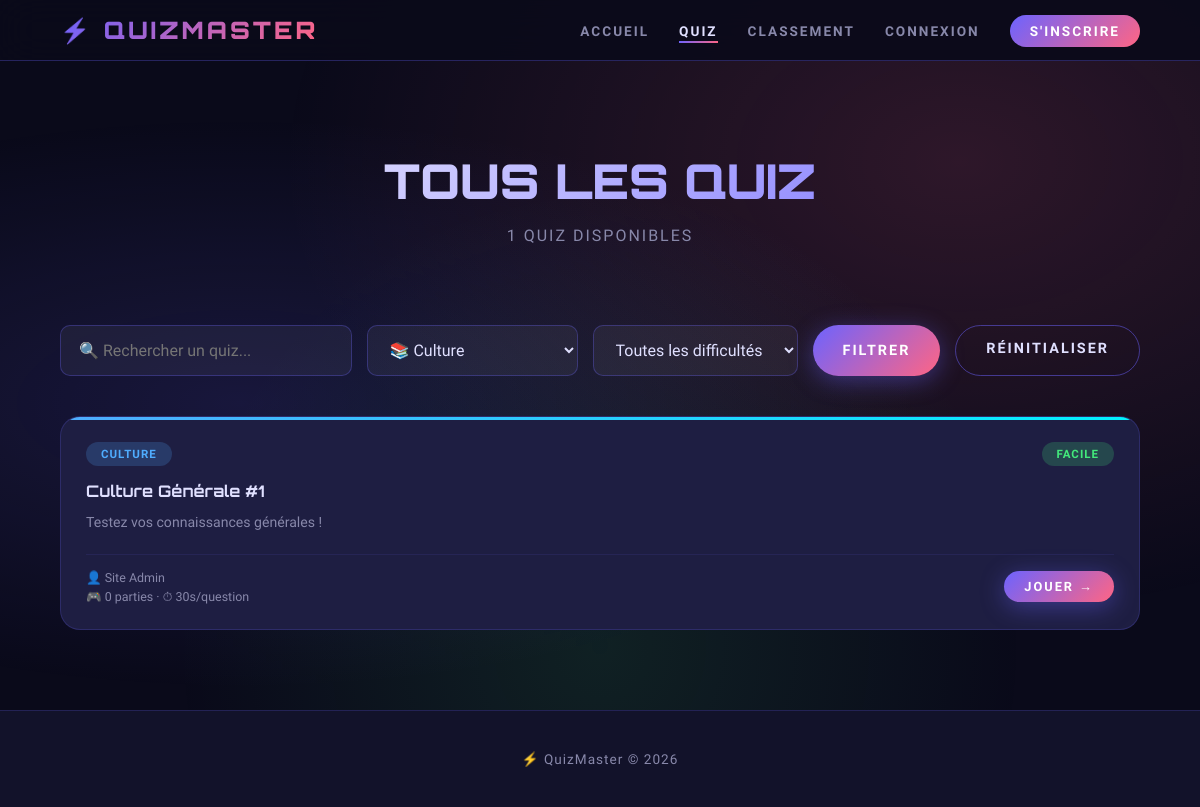
The page /liste_quiz.php?categorie=culture on the database its author committed.
### tables this page shows
CREATE TABLE IF NOT EXISTS quiz (
    id INT AUTO_INCREMENT PRIMARY KEY,
    titre VARCHAR(255) NOT NULL,
    description TEXT,
    categorie ENUM('sport','culture','divertissement','science','histoire','geographie','autre') NOT NULL,
    difficulte ENUM('facile','moyen','difficile') NOT NULL,
    createur_id INT NOT NULL,
    nb_questions_min INT DEFAULT 5,
    temps_limite INT DEFAULT 30,
    date_creation DATETIME DEFAULT CURRENT_TIMESTAMP,
    FOREIGN KEY (createur_id) REFERENCES utilisateurs(id)
);

CREATE TABLE IF NOT EXISTS utilisateurs (
    id INT AUTO_INCREMENT PRIMARY KEY,
    nom VARCHAR(100) NOT NULL,
    prenom VARCHAR(100) NOT NULL,
    email VARCHAR(150) NOT NULL UNIQUE,
    mot_de_passe VARCHAR(255) NOT NULL,
    avatar VARCHAR(255) DEFAULT NULL,
    points_total INT DEFAULT 0,
    date_inscription DATETIME DEFAULT CURRENT_TIMESTAMP
);

### liste_quiz.php (the view, shortened to what this page needs)
<?php
require_once 'db.php';
$categorie  = $_GET['categorie']  ?? '';
$difficulte = $_GET['difficulte'] ?? '';
$recherche  = $_GET['recherche']  ?? '';
$sql = "
    SELECT q.*, u.prenom, u.nom,
    COUNT(DISTINCT p.id) as nb_participations
    FROM quiz q
    LEFT JOIN utilisateurs u ON q.createur_id = u.id
    LEFT JOIN participations p ON q.id = p.quiz_id
    WHERE 1=1
";
$params = [];
if (!empty($categorie)) {
    $sql .= " AND q.categorie = ?";
    $params[] = $categorie;
}
$sql .= " GROUP BY q.id ORDER BY nb_participations DESC";
$stmt = $pdo->prepare($sql);
$stmt->execute($params);
$quiz_liste = $stmt->fetchAll();
?>
<!DOCTYPE html>
<html lang="fr">
<head>
    <link rel="stylesheet" href="css/style.css">
</head>
<body>
    <nav class="navbar">
        <div class="nav-logo">⚡ QUIZMASTER</div>
        <ul class="nav-links">
            <li><a href="index.php">Accueil</a></li>
            <li><a href="liste_quiz.php" class="active">Quiz</a></li>
            <li><a href="classement.php">Classement</a></li>
            <?php if (isset($_SESSION['user_id'])): ?>
                <li><a href="amis.php">Amis</a></li>
                <li><a href="dashboard.php">Mon Espace</a></li>
                <li><a href="creer_quiz.php" class="nav-btn">+ Créer</a></li>
                <li><a href="logout.php" class="btn-danger">Déconnexion</a></li>
            <?php else: ?>
                <li><a href="login.php">Connexion</a></li>
                <li><a href="register.php" class="nav-btn">S'inscrire</a></li>
            <?php endif; ?>
        </ul>
    </nav>
    <div class="page-header">
        <h1>TOUS LES QUIZ</h1>
        <p><?= count($quiz_liste) ?> quiz disponibles</p>
    </div>
    <section class="section" style="padding-top:20px;">
        <form method="GET" action="liste_quiz.php">
            <div class="recherche-bar">
                <input type="text" name="recherche"
                       value="<?= htmlspecialchars($recherche) ?>"
                       placeholder="🔍 Rechercher un quiz...">
                <select name="categorie">
                    <option value="culture"        <?= $categorie === 'culture'        ? 'selected' : '' ?>>📚 Culture</option>
                </select>
                <select name="difficulte">
                    <option value="">Toutes les difficultés</option>
                </select>
                <button type="submit" class="btn-primary" style="padding:14px 30px;">
                    Filtrer
                </button>
                <?php if (!empty($categorie) || !empty($difficulte) || !empty($recherche)): ?>
                    <a href="liste_quiz.php" class="btn-secondary" style="padding:14px 30px;">
                        Réinitialiser
                    </a>
                <?php endif; ?>
            </div>
        </form>
        <?php if (empty($quiz_liste)): ?>
            <div style="text-align:center; padding:80px 20px; color:var(--text-muted);">
                <div style="font-size:4rem; margin-bottom:20px;">🔍</div>
                <h3 style="font-family:'Orbitron',monospace; margin-bottom:10px;">Aucun quiz trouvé</h3>
                <p>Essayez d'autres filtres ou <a href="creer_quiz.php" style="color:#6c63ff;">créez le premier !</a></p>
            </div>
        <?php else: ?>
            <div class="grid-3">
                <?php foreach ($quiz_liste as $quiz): ?>
                    <div class="quiz-card <?= $quiz['categorie'] ?>">
                        <div class="quiz-card-header">
                            <span class="quiz-categorie cat-<?= $quiz['categorie'] ?>">
                                <?= ucfirst($quiz['categorie']) ?>
                            </span>
                            <span class="quiz-difficulte diff-<?= $quiz['difficulte'] ?>">
                                <?= ucfirst($quiz['difficulte']) ?>
                            </span>
                        </div>
                        <h3 class="quiz-titre"><?= htmlspecialchars($quiz['titre']) ?></h3>
                        <p class="quiz-desc"><?= htmlspecialchars($quiz['description']) ?></p>
                        <div class="quiz-footer">
                            <div>
                                <div class="quiz-info">👤 <?= htmlspecialchars($quiz['prenom'] . ' ' . $quiz['nom']) ?></div>
                                <div class="quiz-info" style="margin-top:4px;">🎮 <?= $quiz['nb_participations'] ?> parties · ⏱ <?= $quiz['temps_limite'] ?>s/question</div>
                            </div>
                            <div style="display:flex; flex-direction:column; gap:8px;">
                                <a href="jouer_quiz.php?id=<?= $quiz['id'] ?>" class="btn-primary" style="padding:8px 20px; font-size:0.8rem; text-align:center;">
                                    Jouer →
                                </a>
                            </div>
                        </div>
                    </div>
                <?php endforeach; ?>
            </div>
        <?php endif; ?>
    </section>
    <footer class="footer">
        <p>⚡ QuizMaster © 2026</p>
    </footer>
</body>
</html>

### rows shown on the page
quiz: categorie "CULTURE", difficulte "FACILE", titre "Culture Générale #1", description "Testez vos connaissances générales !", createur.nom "Site Admin", nb_participations "0", temps_limite "30"

### other values the page prints
count($quiz_liste) "1"
